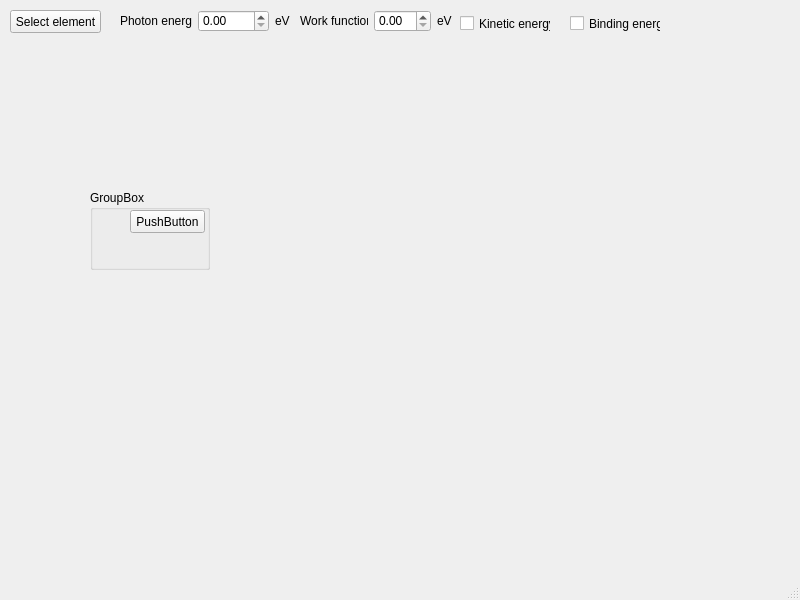
<?xml version="1.0" encoding="UTF-8"?>
<ui version="4.0">
 <class>MainWindow</class>
 <widget class="QMainWindow" name="MainWindow">
  <property name="geometry">
   <rect>
    <x>0</x>
    <y>0</y>
    <width>800</width>
    <height>600</height>
   </rect>
  </property>
  <property name="windowTitle">
   <string>MainWindow</string>
  </property>
  <widget class="QWidget" name="centralwidget">
   <widget class="QPushButton" name="select_elements_bs">
    <property name="geometry">
     <rect>
      <x>10</x>
      <y>10</y>
      <width>91</width>
      <height>23</height>
     </rect>
    </property>
    <property name="text">
     <string>Select element</string>
    </property>
   </widget>
   <widget class="QWidget" name="layoutWidget">
    <property name="geometry">
     <rect>
      <x>300</x>
      <y>10</y>
      <width>152</width>
      <height>22</height>
     </rect>
    </property>
    <layout class="QHBoxLayout" name="horizontalLayout_2">
     <item>
      <widget class="QLabel" name="label_3">
       <property name="text">
        <string>Work function</string>
       </property>
      </widget>
     </item>
     <item>
      <widget class="QDoubleSpinBox" name="wf_dsp">
       <property name="maximum">
        <double>20.000000000000000</double>
       </property>
      </widget>
     </item>
     <item>
      <widget class="QLabel" name="label_4">
       <property name="text">
        <string>eV</string>
       </property>
      </widget>
     </item>
    </layout>
   </widget>
   <widget class="QCheckBox" name="kin_energy_cb">
    <property name="geometry">
     <rect>
      <x>460</x>
      <y>15</y>
      <width>91</width>
      <height>17</height>
     </rect>
    </property>
    <property name="text">
     <string>Kinetic energy</string>
    </property>
   </widget>
   <widget class="QCheckBox" name="bind_energy_cb">
    <property name="geometry">
     <rect>
      <x>570</x>
      <y>15</y>
      <width>91</width>
      <height>17</height>
     </rect>
    </property>
    <property name="text">
     <string>Binding energy</string>
    </property>
   </widget>
   <widget class="QGroupBox" name="groupBox">
    <property name="geometry">
     <rect>
      <x>90</x>
      <y>190</y>
      <width>120</width>
      <height>80</height>
     </rect>
    </property>
    <property name="autoFillBackground">
     <bool>true</bool>
    </property>
    <property name="title">
     <string>GroupBox</string>
    </property>
    <property name="flat">
     <bool>false</bool>
    </property>
    <property name="checkable">
     <bool>false</bool>
    </property>
    <widget class="QPushButton" name="pushButton">
     <property name="geometry">
      <rect>
       <x>40</x>
       <y>20</y>
       <width>75</width>
       <height>23</height>
      </rect>
     </property>
     <property name="text">
      <string>PushButton</string>
     </property>
    </widget>
   </widget>
   <widget class="QWidget" name="">
    <property name="geometry">
     <rect>
      <x>120</x>
      <y>10</y>
      <width>170</width>
      <height>22</height>
     </rect>
    </property>
    <layout class="QHBoxLayout" name="horizontalLayout">
     <item>
      <widget class="QLabel" name="label">
       <property name="text">
        <string>Photon energy</string>
       </property>
      </widget>
     </item>
     <item>
      <widget class="QDoubleSpinBox" name="ph_energy_dsp">
       <property name="maximum">
        <double>100000.000000000000000</double>
       </property>
      </widget>
     </item>
     <item>
      <widget class="QLabel" name="label_2">
       <property name="text">
        <string>eV</string>
       </property>
      </widget>
     </item>
    </layout>
   </widget>
  </widget>
  <widget class="QMenuBar" name="menubar">
   <property name="geometry">
    <rect>
     <x>0</x>
     <y>0</y>
     <width>800</width>
     <height>21</height>
    </rect>
   </property>
  </widget>
  <widget class="QStatusBar" name="statusbar"/>
 </widget>
 <resources/>
 <connections/>
</ui>
